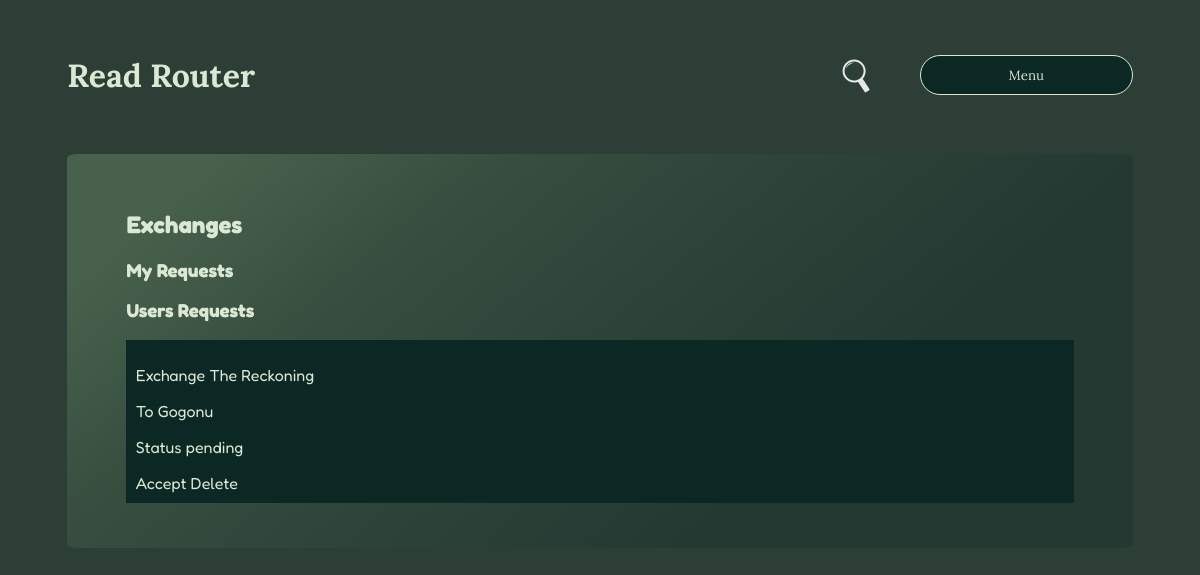
The page /user/5/exchange_history (signed in) on the database its author committed.
### myapp/core/models/exchange.py (models this page shows, shortened)
class Exchange(db.Model):
    __tablename__ = 'exchange'
    id = db.Column(db.Integer, primary_key=True)
    user_id = db.Column(db.Integer, db.ForeignKey('user.id'))
    book_id = db.Column(db.Integer, db.ForeignKey('book.id'))
    requester_id = db.Column(db.Integer, db.ForeignKey('user.id'))
    status = db.Column(db.String(20), nullable=False, default='pending')
    created_date = db.Column(db.DateTime, default=datetime.utcnow)
    accepted_date = db.Column(db.DateTime)
    return_date = db.Column(db.DateTime)

### myapp/core/models/book.py (models this page shows, shortened)
class Book(db.Model):
    __tablename__ = 'book'
    id = db.Column(db.Integer, primary_key=True)
    title = db.Column(db.String(50), nullable=True)
    author = db.Column(db.String(20))
    year_of_publication = db.Column(db.String(5))
    about = db.Column(db.String)
    owner = db.Column(db.Integer)
    user_id = db.Column(db.Integer, db.ForeignKey('user.id'))
    genre_id = db.Column(db.Integer, db.ForeignKey('genre.id'), nullable=True, default=None)

### myapp/core/models/user.py (models this page shows, shortened)
class User(UserMixin, db.Model):
    __tablename__ = 'user'
    id = db.Column(db.Integer, primary_key=True)
    name = db.Column(db.String(50), nullable=True)
    email = db.Column(db.String(260), nullable=True, unique=True)
    psw = db.Column(db.String(50), nullable=True)
    place = db.Column(db.String(32), nullable=True)
    user_photo = db.Column(db.String(50), default='default.png')
    books = db.relationship('Book', backref='user', uselist=True)

### myapp/core/routes/user.py (the view)
@users.route(f'{base_url}/<int:user_id>/exchange_history')
@login_required
def user_exchange_history_view(user_id):
    template = f'{template_path}/exchange_history.html'
    data = user_exchange_history_func(user_id)
    return render_template(
        template, users=data[0], books=data[1], users_requests=data[2],
        my_requests=data[3], user_id=user_id
    )

### myapp/__init__.py (called while the page is built)
def create_app(config_file_path):
    app = Flask(__name__)
    app.config.from_pyfile(config_file_path)
    db.init_app(app)
    migrate.init_app(app, db, render_as_batch=True)
    login_manager = LoginManager(app, db)
    @login_manager.user_loader
    def load_user(user_id):
        return User.query.get(user_id)
    admin = Admin(app, name="Small Lib", template_mode='bootstrap4', endpoint='admin', index_view=DashBoardView())
    admin.add_view(ModelView(User, db.session, name='Users'))
    admin.add_view(MyModelView(Book, db.session, name='Books'))
    admin.add_view(MyModelView(Genre, db.session, name='Genre'))
    admin.add_view(MyModelView(Exchange, db.session, name='Exchange'))
    app.register_blueprint(main)
    app.register_blueprint(users)
    app.register_blueprint(auth)
    app.register_blueprint(books)
    return app

### myapp/core/functions/user.py (called while the page is built)
def query_to_db_all():
    return User.query.all(), Book.query.all()

def user_exchange_history_func(user_id):
    db_query = query_to_db_all()
    my_requests = Exchange.query.filter_by(requester_id=user_id).order_by(Exchange.created_date.desc())
    users_requests = Exchange.query.filter_by(user_id=user_id).order_by(Exchange.created_date.desc())
    return db_query[0], db_query[1], users_requests, my_requests

### myapp/templates/pages/user/exchange_history.html (shortened to what this page needs)
{% extends "base.html" %}
{% block content %}
<div>
    <h2>Exchanges</h2>
    <div>
        <h3>My Requests</h3>
    </div>
    <div>
        <h3>Users Requests</h3>
        {% for users_request in users_requests %}
            <div style="background-color: #0b2824; padding: 1%; margin-bottom: 1%;">
                <div>
                    <p>Exchange {{ books[users_request.book_id - 1].title }}</p>
                    <p>To {{ users[users_request.requester_id - 1].name }}</p>
                    <p>Status {{ users_request.status }}</p>
                </div>
                {% if users_request.status == 'pending' %}
                    <div>
                        <a href="/book/accept_request/{{ users_request.id }}">Accept</a>
                        <a href="/">Delete</a>
                    </div>
                {% endif %}
            </div>
        {% endfor %}
    </div>
</div>
{% endblock %}

### myapp/static/css/style.css (style rules this page uses)
body { background-color: #2d3e36; }
.font-color { color: #dbe8d4; }
a { color: #dbe8d4; text-decoration: none; }

### rows shown on the page
Exchange: status "pending"
Book: title "The Reckoning"
User: name "Gogonu"
